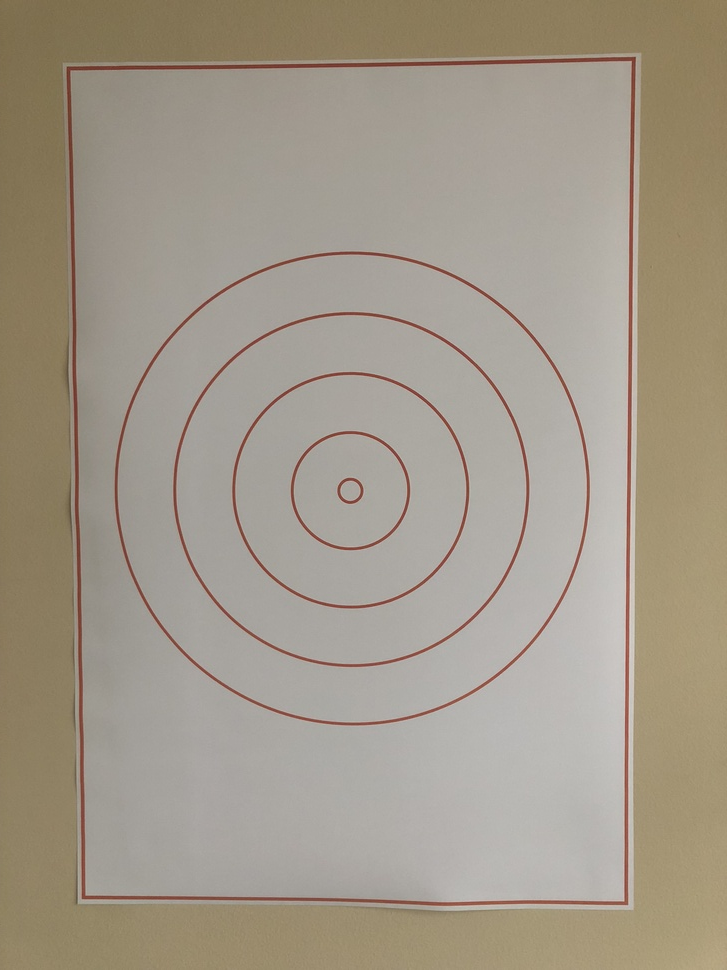
#> input picture images/template.jpeg, 727 x 970 px, shrunk from 3024 x 4032 before the run
$ jupyter execute canny_edge_detection.ipynb   (shell and % lines are left out)
#> lines starting #> are read from the running program, lines starting #| are printed output that depends on the picture; after the words box and inside, x2 and y2 are one past the last pixel; in counts of white or black regions, pixels touching at a corner belong together
# Canny Edge Detection

In this notebook, I'm going to explore feasibility of canny edge detection for selecting different features in a target.

[cell 1]
import numpy as np
import matplotlib.pyplot as plt
import cv2


# Set the default figure size
plt.rcParams['figure.figsize'] = [16,8]

# read in the image
image = cv2.imread('images/template.jpeg')
#> image is the input picture: shape (970, 727, 3); mean B, G, R 137.5, 152.5, 161.8

# change color to RGB from BGR
image = cv2.cvtColor(image, cv2.COLOR_BGR2RGB)

# show image
plt.imshow(image)

[cell 2]
# convert the image to grayscale
gray = cv2.cvtColor(image, cv2.COLOR_RGB2GRAY)
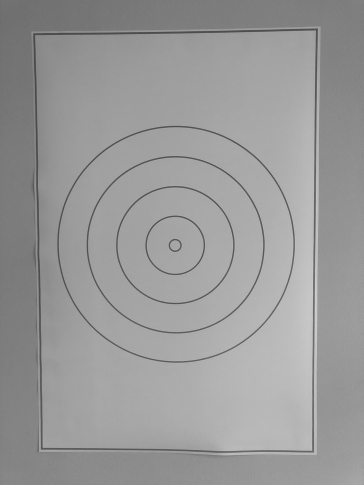
#> gray: shape (970, 727) (shown at 1/2 size); min 62, max 213, mean 153.5

# show image
plt.imshow(gray, cmap='gray')

### Implement Canny Edge Detectcion

[cell 3]
# "wide" and "tight" thresholds
wide = cv2.Canny(gray, 20, 100)
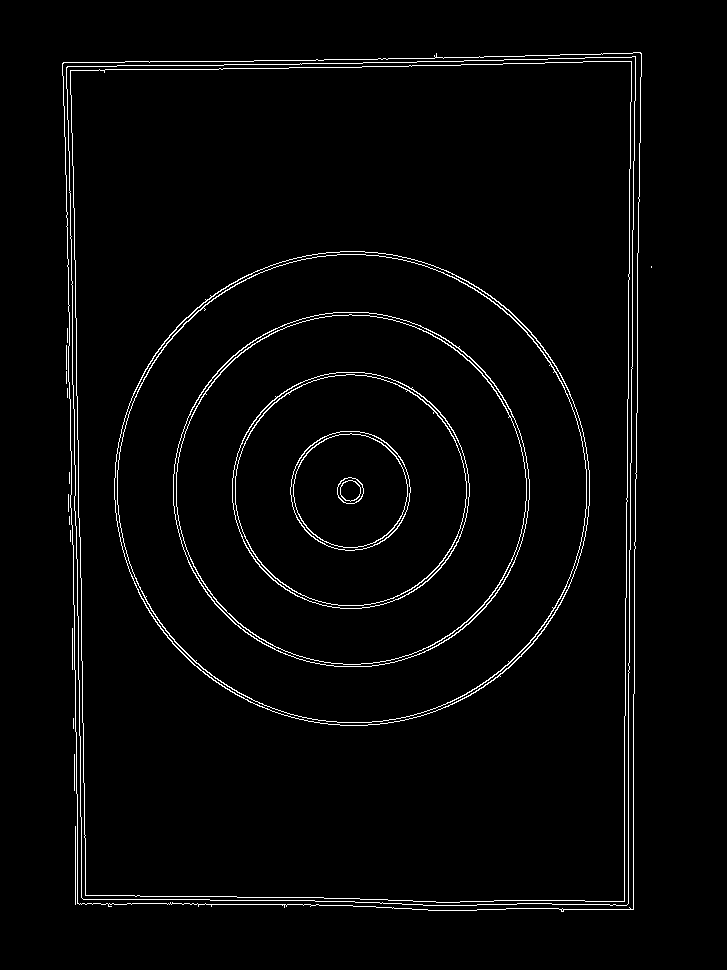
#> wide: shape (970, 727); 2.5% white in thin lines or dots, all inside (x1, y1, x2, y2) = (62, 52, 652, 912)
tight = cv2.Canny(gray, 200, 240)
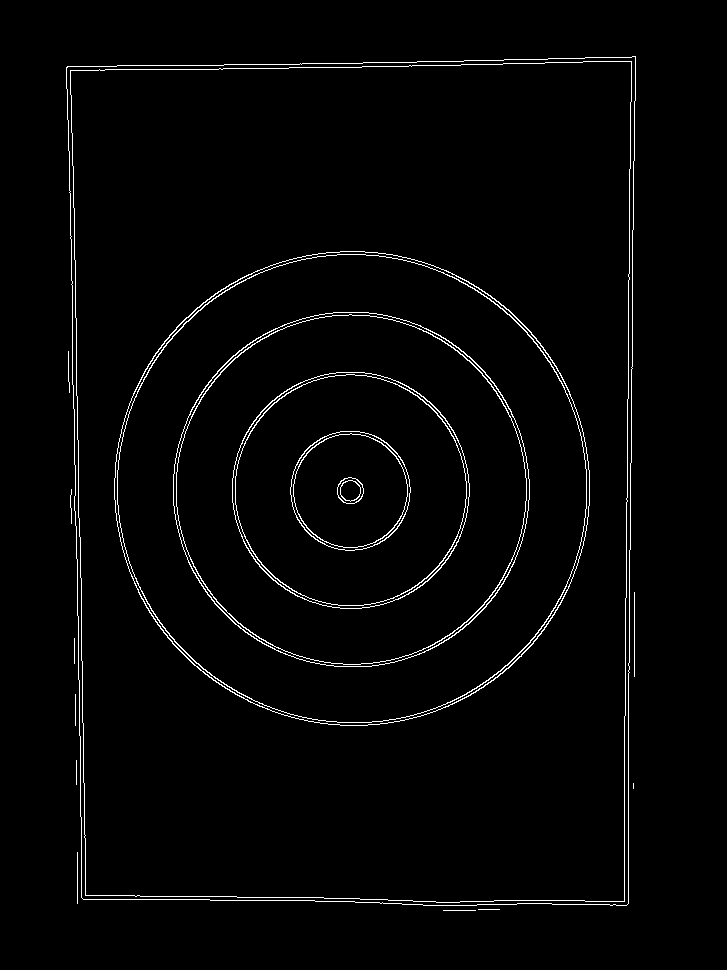
#> tight: shape (970, 727); 2.1% white in thin lines or dots, all inside (x1, y1, x2, y2) = (66, 56, 636, 911)

# show images
figure, (ax1, ax2) = plt.subplots(1, 2, figsize=(10,10))

ax1.set_title('wide threshold')
ax1.imshow(wide, cmap='gray')

ax2.set_title('tight threshold')
ax2.imshow(tight, cmap='gray')
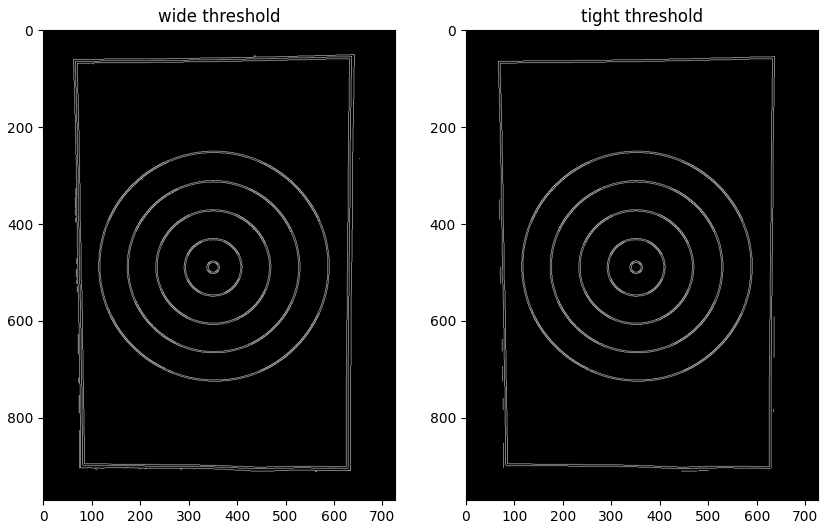
#> figure drawn by matplotlib, 2 panels

It seems canny edge detection will not be usefull for selecting features on the template.

<p style="font-family: Arial; font-size:3em;color:purple; font-style:bold"><br>
My Solution</p><br>

[cell 4]
# "wide" and "tight" thresholds
#wide = cv2.Canny(gray, 20, 100)
#tight = cv2.Canny(gray, 200, 240)

# Change the "wide" and "tight" thresholds
wide = cv2.Canny(gray, 0, 100)
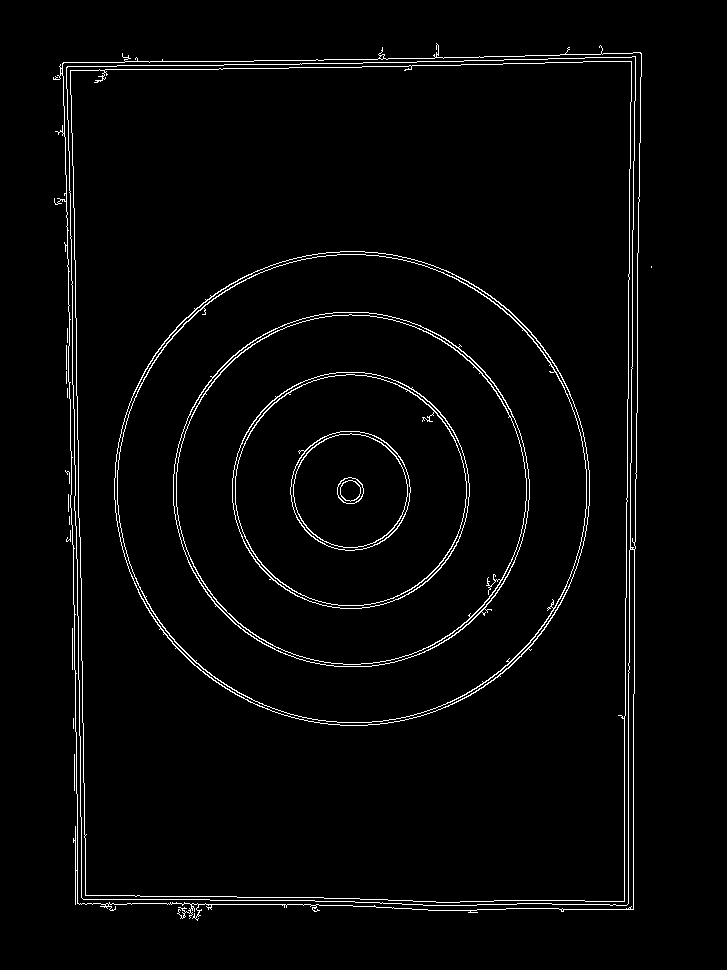
#> wide: shape (970, 727); 2.6% white in thin lines or dots, all inside (x1, y1, x2, y2) = (53, 43, 652, 921)
tight = cv2.Canny(gray, 220, 250)

# show images
figure, (ax1, ax2) = plt.subplots(1, 2, figsize=(10,10))

ax1.set_title('wide threshold')
ax1.imshow(wide, cmap='gray')

ax2.set_title('tight threshold')
ax2.imshow(tight, cmap='gray')

$ run again, with images/test1.jpeg copied over images/template.jpeg
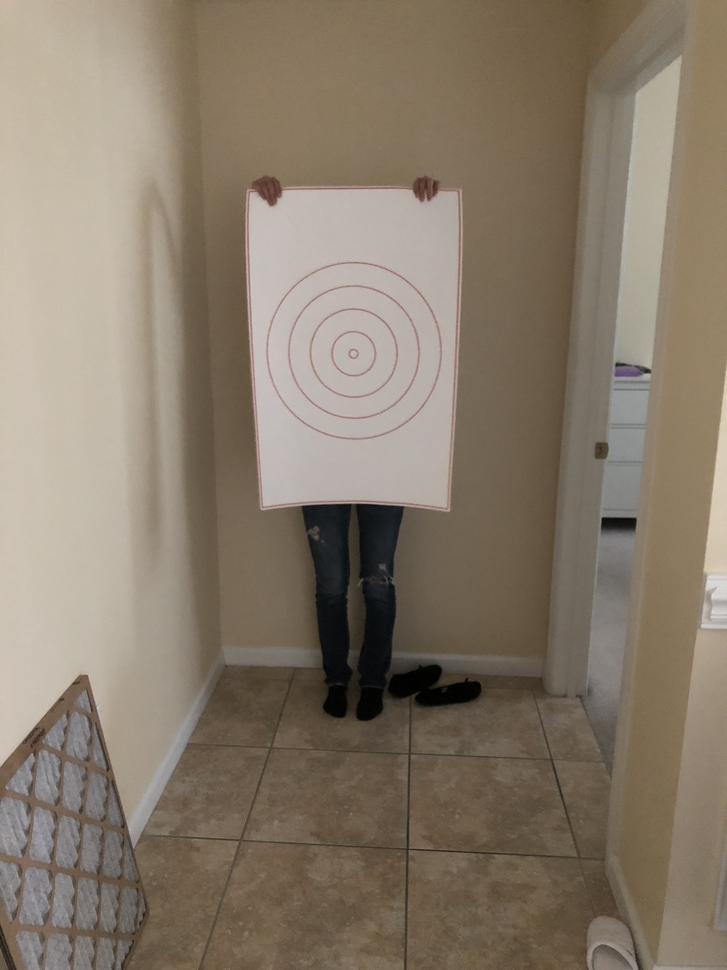
#> input picture images/test1.jpeg, 727 x 970 px, shrunk from 3024 x 4032 before the run
#> image is the input picture: shape (970, 727, 3); mean B, G, R 106.8, 122.8, 135.3
#> `wide = cv2.Canny(gray, 20, 100)`:
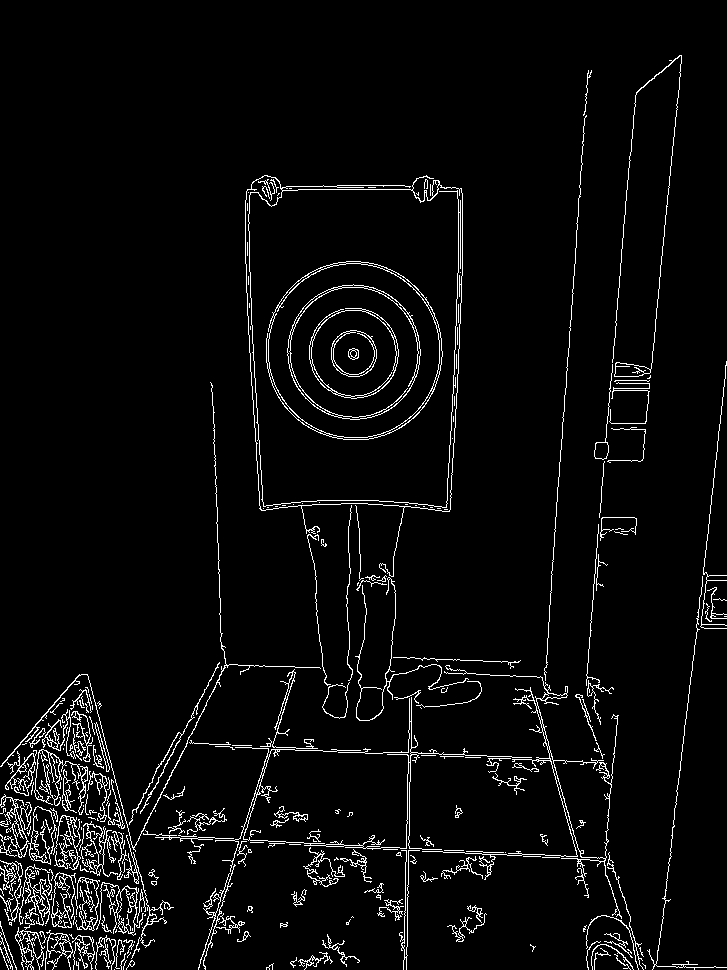
#> wide: shape (970, 727); 4.1% white in thin lines or dots
#> `tight = cv2.Canny(gray, 220, 250)`:
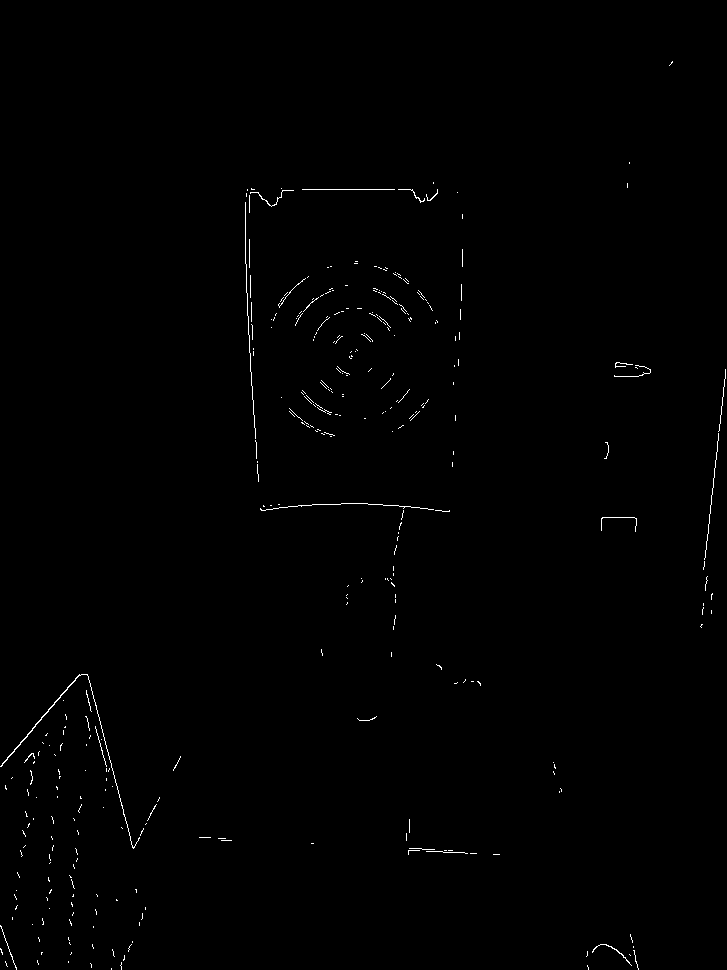
#> tight: shape (970, 727); 0.49% white in thin lines or dots

$ run again, with images/test2.jpeg copied over images/template.jpeg
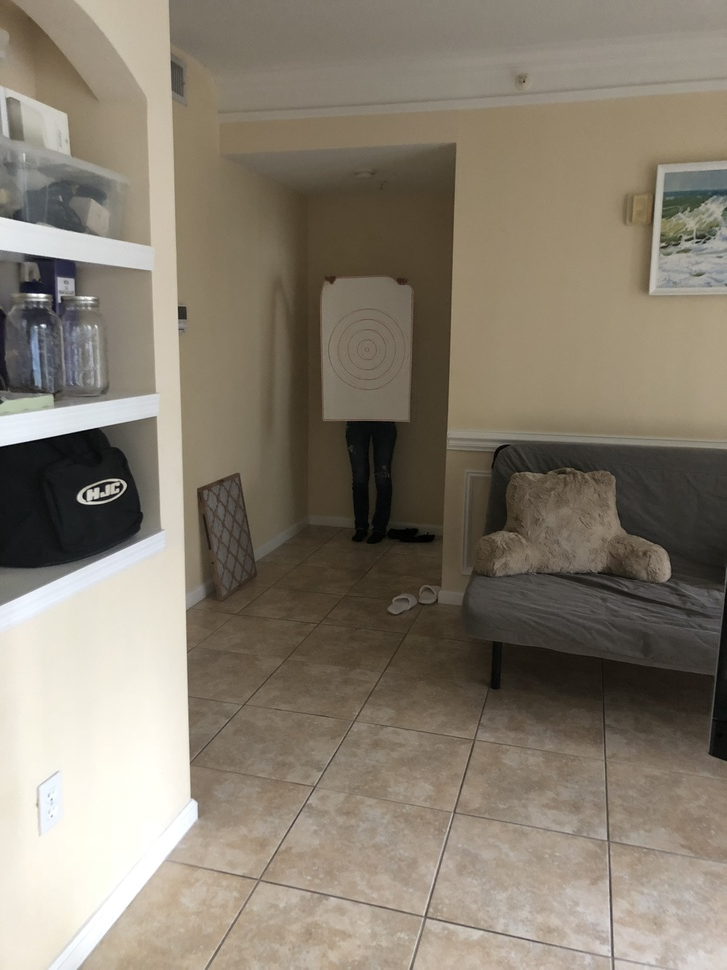
#> input picture images/test2.jpeg, 727 x 970 px, shrunk from 3024 x 4032 before the run
#> image is the input picture: shape (970, 727, 3); mean B, G, R 111.7, 125.9, 134.8
#> `wide = cv2.Canny(gray, 20, 100)`:
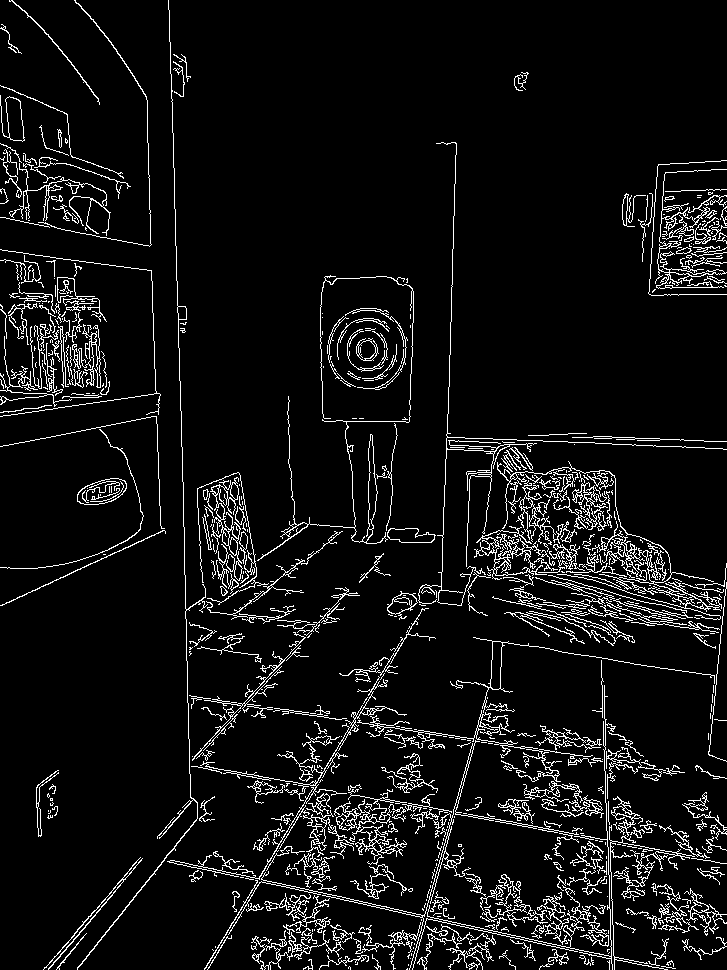
#> wide: shape (970, 727); 6.9% white in thin lines or dots
#> `tight = cv2.Canny(gray, 220, 250)`:
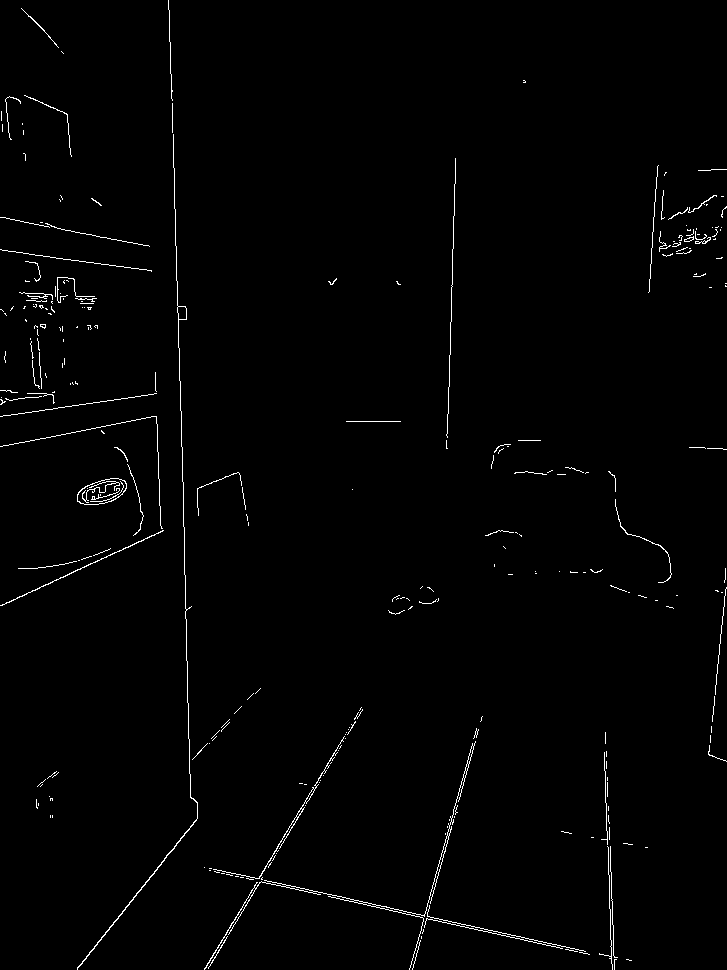
#> tight: shape (970, 727); 1.1% white in thin lines or dots
